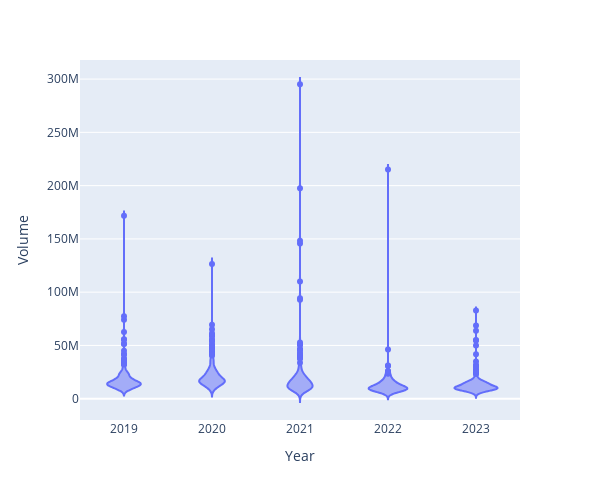

This figure's notebook cell:
### Code cell
px.violin(data, x ='Year', y='Volume', height=500, width=600)

### Figure 1 — Plotly figure (JSON) as saved in the notebook; plotly's stock layout.template omitted (floating-point values rounded to 4 significant figures; data arrays with more than 128 entries replaced by an {"elided": "..."} marker saying what was removed)
{"data": [{"alignmentgroup": "True", "box": {"visible": false}, "hovertemplate": "Year=%{x}<br>Volume=%{y}<extra></extra>", "legendgroup": "", "marker": {"color": "#636efa"}, "name": "", "offsetgroup": "", "orientation": "v", "scalegroup": "True", "showlegend": false, "type": "violin", "x": {"elided": "1258 int values"}, "x0": " ", "xaxis": "x", "y": {"elided": "1258 int values"}, "y0": " ", "yaxis": "y"}], "layout": {"height": 500, "legend": {"tracegroupgap": 0}, "margin": {"t": 60}, "violinmode": "group", "width": 600, "xaxis": {"anchor": "y", "domain": [0, 1], "title": {"text": "Year"}}, "yaxis": {"anchor": "x", "domain": [0, 1], "title": {"text": "Volume"}}}}
